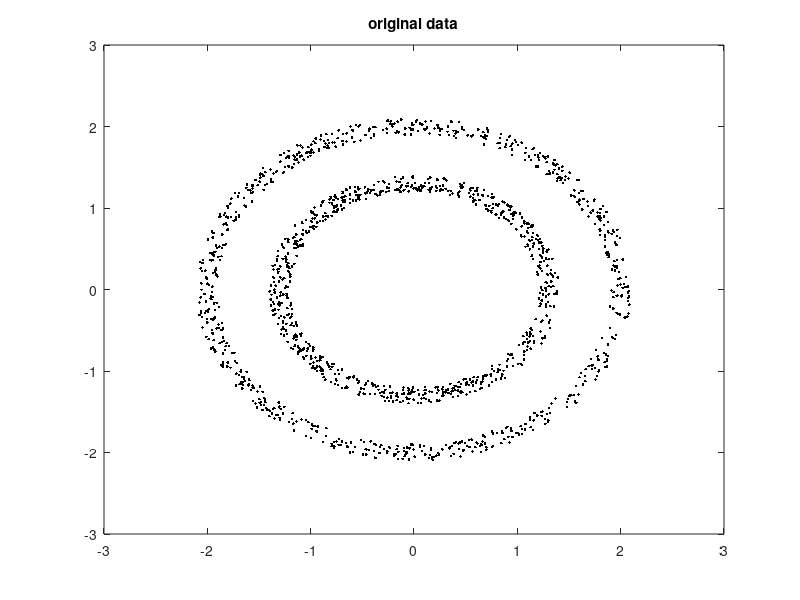
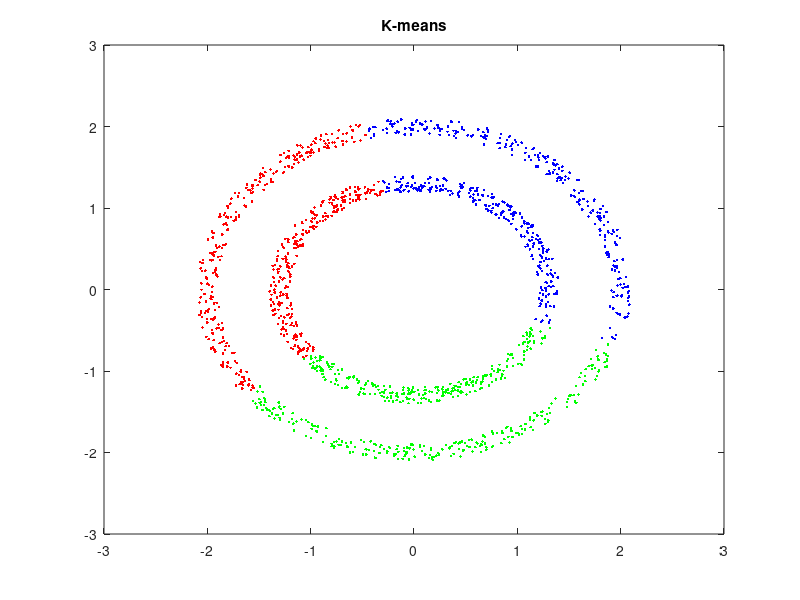
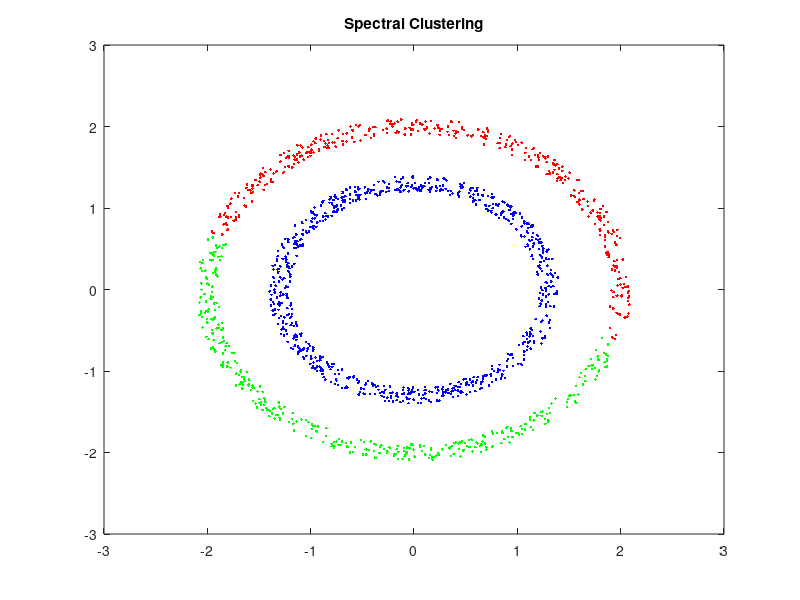

Source code (MATLAB) for these figures, in order:
clear; 
%%%%%%%%%%%%%%%%%%%%%%%%%%%%%%%%%%%%%%%%%%%%%%%%%%%%%%%%%%%%%%%%%%%%%%%%%%%
% SPECTRAL CLUSTERING ALGORITHM
% ==============================
% 
% Type of Algorithm:
% -------------------
% Un-normalized Laplacian: L = D - A
% 
% DATASET:
% ---------
%
% Generated by the program. Data points are clustered into two circles -
% inner and outer ring using coordinate system.
% 
%%%%%%%%%%%%%%%%%%%%%%%%%%%%%%%%%%%%%%%%%%%%%%%%%%%%%%%%%%%%%%%%%%%%%%%%%%% 

%% Data Generation 

% Generate random angles between [0, 2pi]
n = 800; 
rangle = 2 * pi * rand(n, 1); 

% Generate random radius for the first circle; 
e = 0.2;
rr = 1.9 + e * rand(n, 1); 

rx = rr .* sin(rangle); 
ry = rr .* cos(rangle); 

x = rx; 
y = ry; 

% Generate random radius for the second circle; 
rr2 = 1.2 + e * rand(n, 1); 

rx2 = rr2 .* sin(rangle); 
ry2 = rr2 .* cos(rangle); 

x = [x; rx2]; 
y = [y; ry2]; 

% Generate points for inducing connectivity between two circles.
num_points = 0;
rx3 = 1.4 + (1.9 - 1.4) * rand(num_points, 1); 
ry3 = e * rand(num_points, 1); 

% % uncomment this to connect the two rings; 
x = [x; rx3]; 
y = [y; ry3]; 

%%
% Original data figure
data = [x, y]; 
figure; 
plot(x, y, 'k.'); 
hold on; 
title('original data'); 

input('press any key to continue ...'); 

% run kmeans on the original coordinates; 
K = 3; 
idx = kmeans([x, y], K, 'Replicates', 10); 

% Cluster visualization for k-means
figure; 
cstr='rbgcm'; 
for i = 1:K
    plot(x(idx==i), y(idx==i), [cstr(i), '.']); 
    hold on; 
end
title('K-means'); 

input('press any key to continue ...');

% Distance between two points
distmat = squareform(pdist(data)).^2; 

% A(A<0.99) = 0; 
% Distance threshold to cluster points within distmat distance of each other
A = double(distmat < 0.1);  

% figure; 
% spy(A); 
% hold on; 
% title('adjacency matrix'); 

%% Spectral clustering Algorithm

D = diag(sum(A,2)); % Step to go from adjacency matrix A to degree matrix D
L = D - A; % unnormalized Laplacian

[V, S] = eig(L); % S contains eigenvalues for L and V is matrix whose 
                 % columns are the corresponding right eigenvectors
% K = 3;  % change cluster numbers here to experiment 
idx = kmeans(V(:,1:K), K, 'Replicates', 10); % Returns clusters based on L

% Cluster visualization for spectral algorithm
figure; 
figure; 
cstr='rbgcm'; 
for i = 1:K
    plot(x(idx==i), y(idx==i), [cstr(i), '.']); 
    hold on; 
end
title('Spectral Clustering'); 








